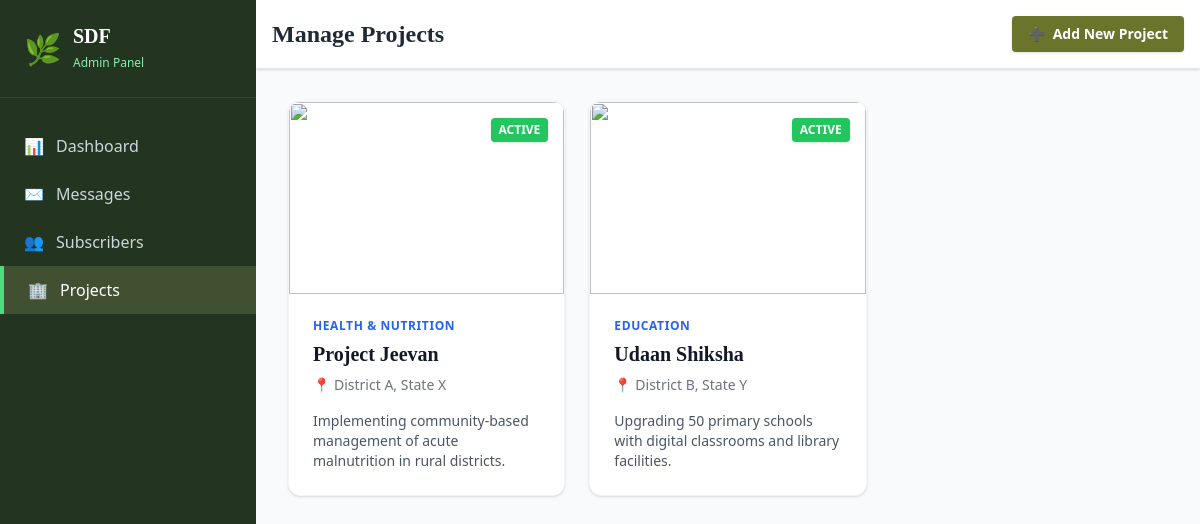
The app's page /admin/projects.php (signed in) with its own data.
### tables this page shows
CREATE TABLE `projects` (
  `id` int(11) NOT NULL,
  `title` varchar(150) NOT NULL,
  `category` varchar(100) NOT NULL,
  `location` varchar(150) NOT NULL,
  `description` text NOT NULL,
  `image_url` varchar(255) DEFAULT 'https://images.unsplash.com/photo-1542838132-92c53300491e?w=400&q=80',
  `status` enum('active','completed','planned') NOT NULL DEFAULT 'active',
  `created_at` timestamp NOT NULL DEFAULT current_timestamp()
);

### admin/projects.php (the view, shortened to what this page needs)
<?php
require_once '../api/config.php';
try {
    $stmt = $pdo->query("SELECT * FROM projects ORDER BY created_at DESC");
    $projects = $stmt->fetchAll();
} catch (PDOException $e) {
    die("Database Error");
}
?>
<!DOCTYPE html>
<html lang="en">
<head>
    <script src="https://cdn.tailwindcss.com"></script>
</head>
<body class="bg-gray-50 font-sans flex min-h-screen">
    <aside class="w-64 bg-[#233520] text-white flex flex-col hidden md:flex shrink-0">
        <div class="p-6 flex items-center gap-3 border-b border-gray-700">
            <span class="text-3xl">🌿</span>
            <div>
                <h2 class="font-serif font-bold text-xl leading-tight">SDF</h2>
                <span class="text-xs text-green-300">Admin Panel</span>
            </div>
        </div>
        <nav class="flex-grow py-6">
            <a href="index.php" class="flex items-center gap-3 px-6 py-3 text-gray-300 hover:bg-[#2c4029] hover:text-white transition-colors">
                <span>📊</span> Dashboard
            </a>
            <a href="contacts.php" class="flex items-center justify-between px-6 py-3 text-gray-300 hover:bg-[#2c4029] hover:text-white transition-colors">
                <div class="flex items-center gap-3">
                   <span>✉️</span> Messages
                </div>
            </a>
            <a href="subscribers.php" class="flex items-center gap-3 px-6 py-3 text-gray-300 hover:bg-[#2c4029] hover:text-white transition-colors">
                <span>👥</span> Subscribers
            </a>
            <a href="projects.php" class="flex items-center gap-3 px-6 py-3 bg-[#425032] border-l-4 border-green-400 text-white font-medium">
                <span>🏢</span> Projects
            </a>
        </nav>
    </aside>
    <main class="flex-1 flex flex-col overflow-hidden relative">
        <header class="bg-white shadow border-b border-gray-200 p-4 shrink-0 flex items-center justify-between">
            <h1 class="text-2xl font-bold font-serif text-gray-800">Manage Projects</h1>
            <button onclick="toggleModal()" class="bg-[#6a752b] hover:bg-[#5a6425] text-white px-4 py-2 rounded shadow text-sm font-bold flex items-center gap-2">
                <span>➕</span> Add New Project
            </button>
        </header>
        <div class="p-8 flex-1 overflow-y-auto">
            <div class="grid grid-cols-1 md:grid-cols-2 lg:grid-cols-3 gap-6">
                <?php foreach($projects as $proj): ?>
                <div class="bg-white rounded-xl shadow border border-gray-100 overflow-hidden flex flex-col hover:shadow-lg transition-shadow">
                    <div class="h-48 relative overflow-hidden group">
                        <?php if($proj['status'] === 'active'): ?>
                            <span class="absolute top-4 right-4 bg-green-500 text-white text-xs font-bold px-2 py-1 rounded uppercase shadow">Active</span>
                        <?php else: ?>
                            <span class="absolute top-4 right-4 bg-gray-500 text-white text-xs font-bold px-2 py-1 rounded uppercase shadow"><?php echo htmlspecialchars($proj['status']); ?></span>
                        <?php endif; ?>
                    </div>
                    <div class="p-6 flex-1 flex flex-col">
                        <div class="text-xs font-bold text-blue-600 uppercase tracking-wider mb-2"><?php echo htmlspecialchars($proj['category']); ?></div>
                        <h3 class="font-serif font-bold text-xl text-gray-900 mb-2 leading-tight"><?php echo htmlspecialchars($proj['title']); ?></h3>
                        <div class="text-sm text-gray-500 flex items-center gap-1 mb-4">
                            <span>📍</span> <?php echo htmlspecialchars($proj['location']); ?>
                        </div>
                        <p class="text-gray-600 text-sm flex-1"><?php echo htmlspecialchars($proj['description']); ?></p>
                    </div>
                </div>
                <?php endforeach; ?>
            </div>
        </div>
    </main>
</body>
</html>

### records on screen
projects: status "ACTIVE", category "HEALTH & NUTRITION", title "Project Jeevan", location "District A, State X", description "Implementing community-based management of acute malnutrition in rural districts."
projects: status "ACTIVE", category "EDUCATION", title "Udaan Shiksha", location "District B, State Y", description "Upgrading 50 primary schools with digital classrooms and library facilities."
